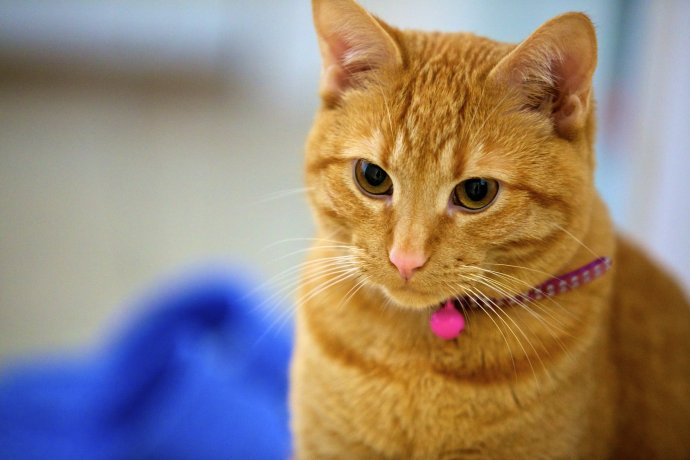
#> input picture opencv_图像处理/cat.jpg, 690 x 460 px
$ python 'test013图像灰度化与二值化.py'
#> lines starting #> are read from the running program, lines starting #| are printed output that depends on the picture; after the words box and inside, x2 and y2 are one past the last pixel; in counts of white or black regions, pixels touching at a corner belong together
#1、读取图像，并把图像转换为灰度图像并显示
import cv2
im = cv2.imread("cat.jpg")  #读取图片
#> im is the input picture: shape (460, 690, 3); mean B, G, R 119.2, 132.8, 149.4
im_gray = cv2.cvtColor(im, cv2.COLOR_BGR2GRAY)   #转换了灰度化
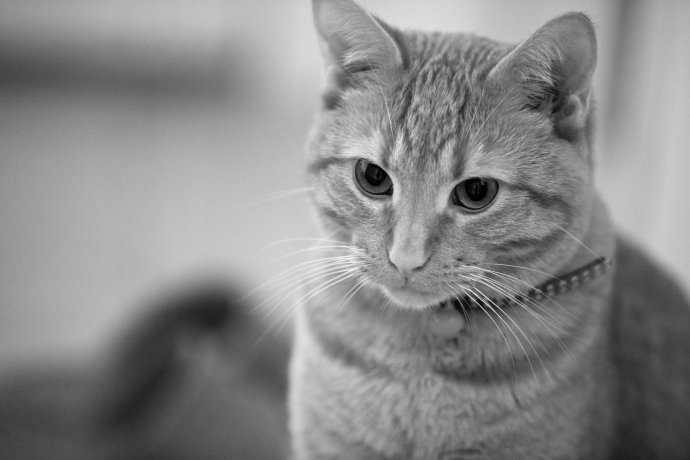
#> im_gray: shape (460, 690); min 0, max 240, mean 136.2
cv2.imshow("gray",im_gray)  #显示图片
cv2.waitKey(0)

#2、固定阈值二值化
retval, im_at_fixed = cv2.threshold(im_gray, 50, 255, cv2.THRESH_BINARY)
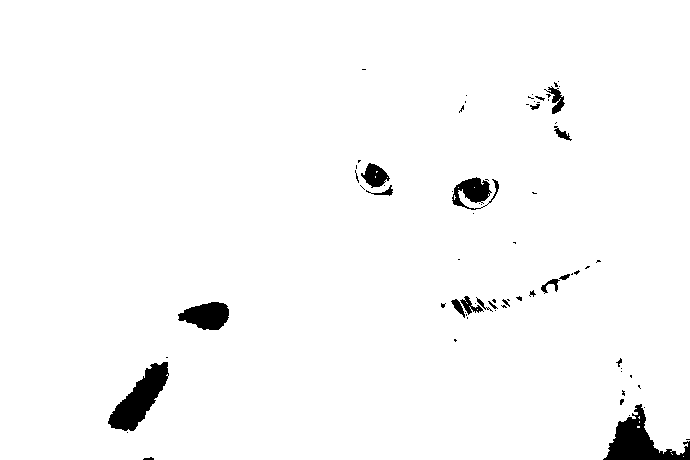
#> im_at_fixed: shape (460, 690); 97.7% white; 74 black regions (54 under 20 px), largest, box (x1, y1, x2, y2) and area: (603, 404, 690, 460) 1987, (108, 362, 169, 431) 1899, (178, 302, 229, 330) 1002
#将阈值设置为50，阈值类型为cv2.THRESH_BINARY，则灰度在大于50的像素其值将设置为255，其它像素设置为0
cv2.imshow("im_at_fixed",im_at_fixed)
cv2.waitKey(0)

#附：固定阈值二值化处理利用cv2.threshold函数，此函数的原型为：
# cv2.threshold(src, thresh, maxval, type[, dst]) -> retval, dst
# 其中:
# 1、src 为输入图像；
# 2、thresh 为阈值；
# 3、maxval 为输出图像的最大值；
# 4、type 为阈值的类型；
# 5、dst 为目标图像。

# #附cv2.threshold函数的常用参数
# 1、cv2.THRESH_BINARY（黑白二值）
# 2、cv2.THRESH_BINARY_INV（黑白二值反转）
# 3、cv2.THRESH_TRUNC （得到的图像为多像素值）
# 4、cv2.THRESH_TOZERO
# 5、cv2.THRESH_TOZERO_INV

#3、算术平法的自适应二值化
im_at_mean = cv2.adaptiveThreshold(im_gray, 255, cv2.ADAPTIVE_THRESH_MEAN_C, cv2.THRESH_BINARY, 5, 10)
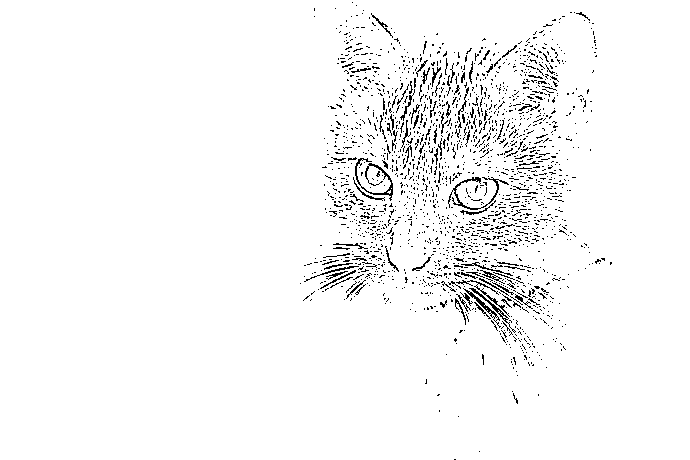
#> im_at_mean: shape (460, 690); 96.5% white; black in thin lines or dots, all inside (x1, y1, x2, y2) = (300, 2, 612, 460)
#上面我们将b设置为5，常数设置为10。
cv2.imshow("im_at_mean",im_at_mean)
cv2.waitKey(0)
#附：算术平均法的自适应二值化利用cv2.adaptiveThreshold实现，此函数的原型为：
# cv2.adaptiveThreshold(src, maxValue, adaptiveMethod, thresholdType, blockSize, C[, dst]) -> dst
# 其中:
# 1、src 为输入图像；
# 2、maxval 为输出图像的最大值；
# 3、adaptiveMethod 设置为cv2.ADAPTIVE_THRESH_MEAN_C表示利用算术均值法，设置为cv2.ADAPTIVE_THRESH_GAUSSIAN_C表示用高斯权重均值法；
# 4、thresholdType: 阈值的类型；
# 5、blockSize: b的值；
# 6、C 为从均值中减去的常数，用于得到阈值；
# 7、dst 为目标图像。

#4、高斯加权均值法自适应二值化
im_gaussion_mean = cv2.adaptiveThreshold(im_gray, 255, cv2.ADAPTIVE_THRESH_GAUSSIAN_C, cv2.THRESH_BINARY, 5, 7)
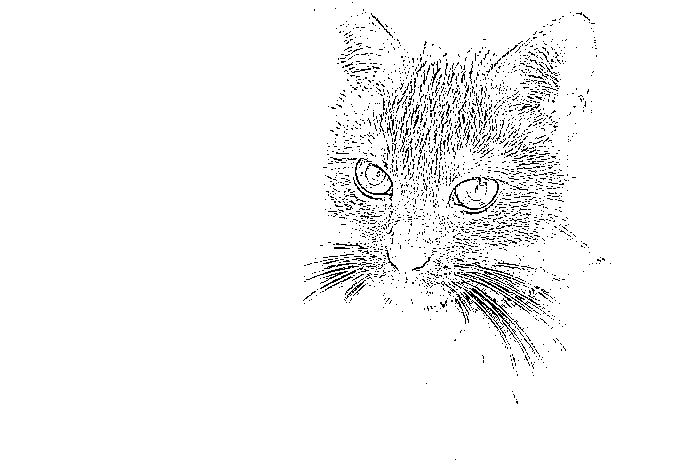
#> im_gaussion_mean: shape (460, 690); 96.3% white; black in thin lines or dots, all inside (x1, y1, x2, y2) = (303, 2, 611, 460)
cv2.imshow("gaussion_mean",im_gaussion_mean)
cv2.waitKey(0)
cv2.destroyAllWindows()
#附：高斯加权均值法自适应二值化也是利用cv2.adaptiveThreshold， 此函数的原型与上述相同：

$ run again, with opencv_图像处理/dog.jpg copied over opencv_图像处理/cat.jpg
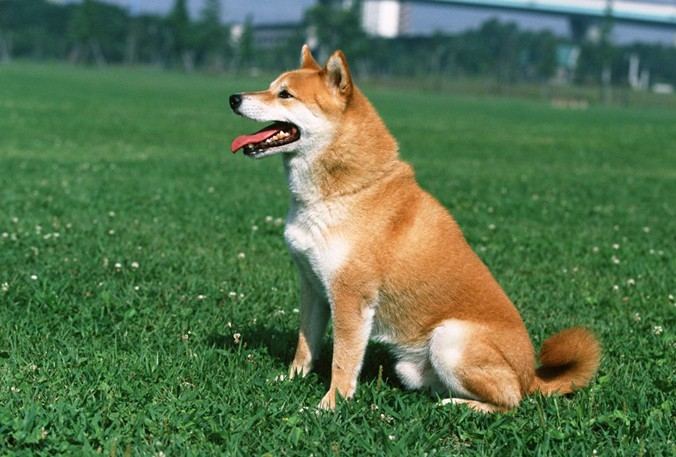
#> input picture opencv_图像处理/dog.jpg, 676 x 457 px
#> im is the input picture: shape (457, 676, 3); mean B, G, R 76.5, 115.2, 86.8
#> `retval, im_at_fixed = cv2.threshold(im_gray, 50, 255, cv2.THRESH_BINARY)`:
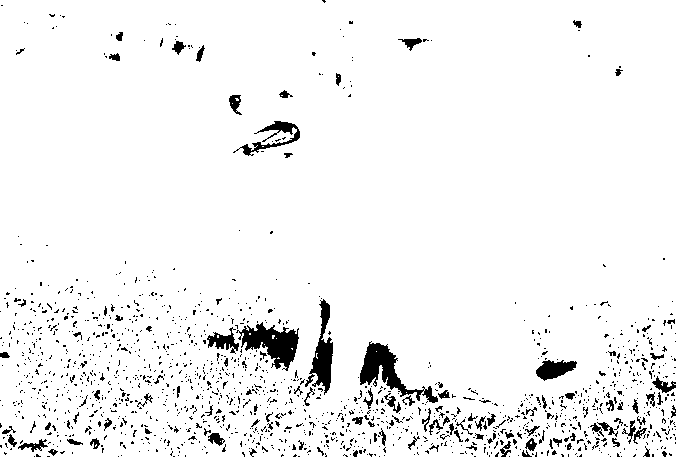
#> im_at_fixed: shape (457, 676); 95% white; 1471 black regions (1355 under 20 px), largest, box (x1, y1, x2, y2) and area: (360, 341, 438, 403) 1476, (236, 322, 299, 371) 1474, (305, 299, 333, 395) 1072
#> im_at_mean: shape (457, 676); 87.9% white; black in thin lines or dots
#> `im_gaussion_mean = cv2.adaptiveThreshold(im_gray, 255, cv2.ADAPTIVE_TH..`:
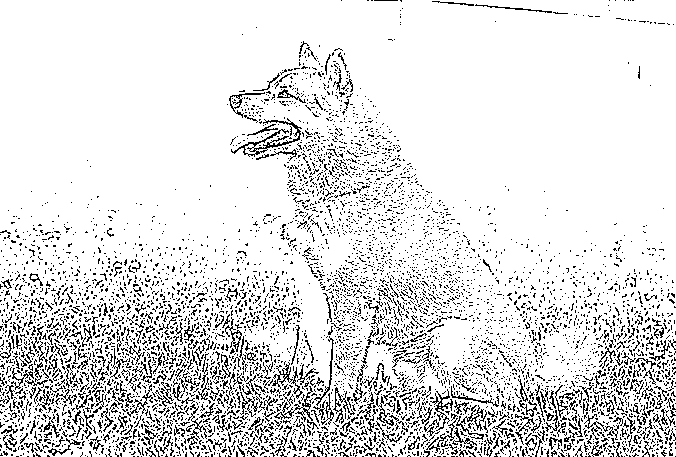
#> im_gaussion_mean: shape (457, 676); 87.9% white; black in thin lines or dots

$ run again, with opencv_图像处理/person.jpg copied over opencv_图像处理/cat.jpg
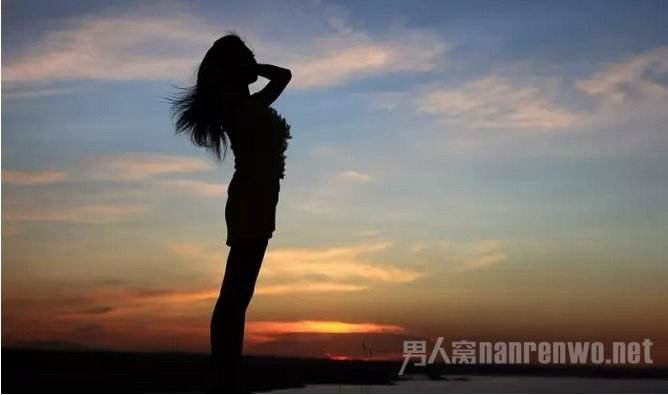
#> input picture opencv_图像处理/person.jpg, 668 x 395 px
#> im is the input picture: shape (395, 668, 3); mean B, G, R 104.7, 109.9, 118.6
#> `retval, im_at_fixed = cv2.threshold(im_gray, 50, 255, cv2.THRESH_BINARY)`:
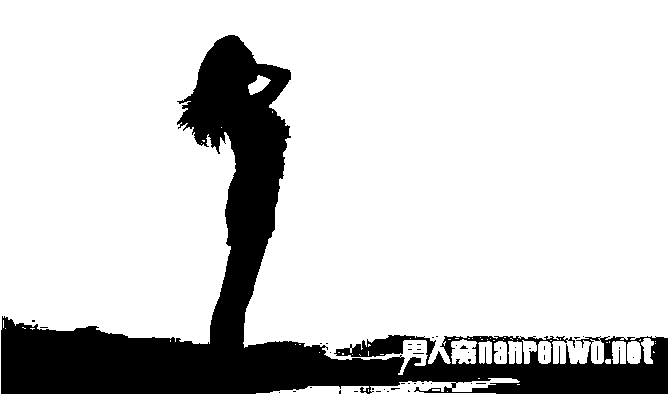
#> im_at_fixed: shape (395, 668); 82.1% white; 46 black regions (45 under 20 px), largest, box (x1, y1, x2, y2) and area: (1, 35, 668, 394) 47082
#> im_at_mean: shape (395, 668); 97.4% white; black in thin lines or dots
#> `im_gaussion_mean = cv2.adaptiveThreshold(im_gray, 255, cv2.ADAPTIVE_TH..`:
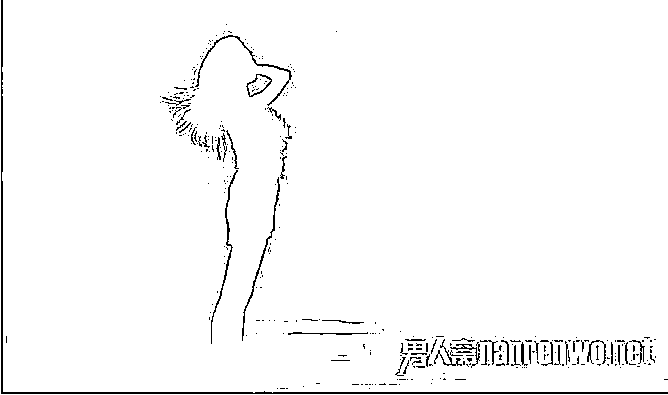
#> im_gaussion_mean: shape (395, 668); 97.6% white; black in thin lines or dots
